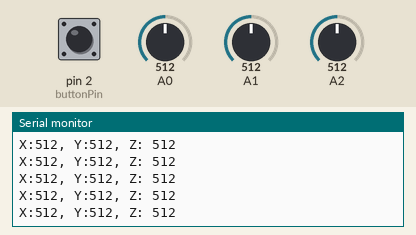
The sketch below on a simulated Arduino Uno, built with avr-gcc and run on an emulated ATmega328P. Parts: the last lines printed to the serial monitor. The inputs (shaded band) are chosen by the test bench; at power-on: A0 = 512, A1 = 512, A2 = 512, pin 2 (buttonPin) HIGH.

Above: at 1.2 s.
1.3 s: A0 set to 716
At 1.73 s:
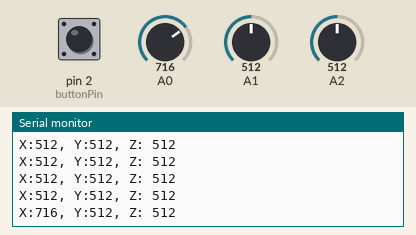
2.8 s: A1 set to 716
At 3.02 s:
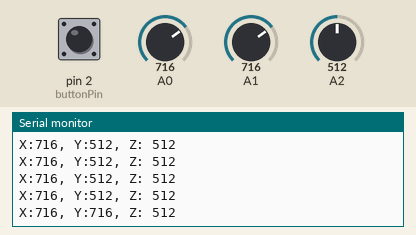
4.3 s: A2 set to 716
At 4.31 s:
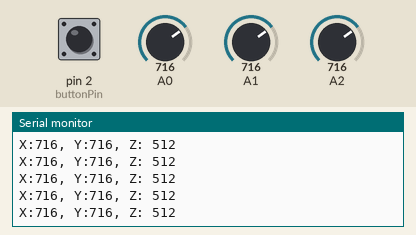
5.8 s: A0 set to 900
At 5.85 s:
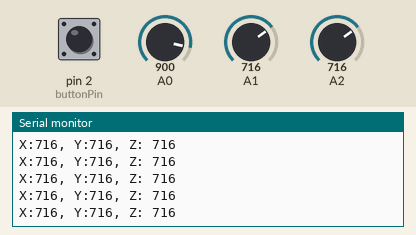
7.3 s: A1 set to 900
At 7.39 s:
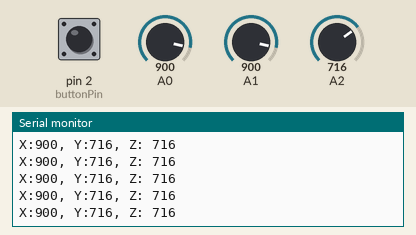
8.8 s: A2 set to 900
At 8.94 s:
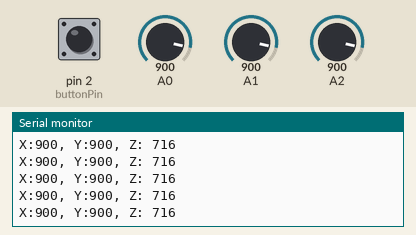
Timing chart, 0 to 11.3 s (numbered marks = the images above; inputs shaded):
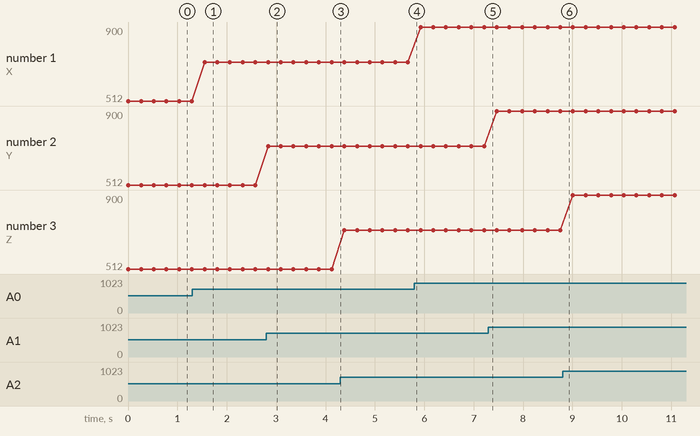

The sketch:

antennaMountAccelerometer.ino
```cpp
//THIS IS A MODIFIED ADAFRUIT EXAMPLE - KN


const int xInput = A0;
const int yInput = A1;
const int zInput = A2;
const int buttonPin = 2;

// Raw Ranges:
// initialize to mid-range and allow calibration to
// find the minimum and maximum for each axis
int xRawMin = 512;
int xRawMax = 512;

int yRawMin = 512;
int yRawMax = 512;

int zRawMin = 512;
int zRawMax = 512;

// Take multiple samples to reduce noise
const int sampleSize = 10;

// Read "sampleSize" samples and report the average
int ReadAxis(int axisPin){
  long reading = 0;
  analogRead(axisPin);
  delay(1);
  for (int i = 0; i < sampleSize; i++){
    reading += analogRead(axisPin);
  }
  return reading/sampleSize;
}

//
// Find the extreme raw readings from each axis
//
void AutoCalibrate(int xRaw, int yRaw, int zRaw){
  if (xRaw < xRawMin){
    xRawMin = xRaw;
  }
  if (xRaw > xRawMax){
    xRawMax = xRaw;
  }

  if (yRaw < yRawMin){
    yRawMin = yRaw;
  }
  if (yRaw > yRawMax){
    yRawMax = yRaw;
  }

  if (zRaw < zRawMin){
    zRawMin = zRaw;
  }
  if (zRaw > zRawMax){
    zRawMax = zRaw;
  }
}

void setup()
{
  Serial.begin(9600);
  pinMode(2, INPUT_PULLUP);
}

void loop()
{
  int xRaw = ReadAxis(xInput);
  int yRaw = ReadAxis(yInput);
  int zRaw = ReadAxis(zInput);
  AutoCalibrate(xRaw, yRaw, zRaw);
  Serial.print("X:");
  Serial.print(xRaw);
  Serial.print(", Y:");
  Serial.print(yRaw);
  Serial.print(", Z: ");
  Serial.println(zRaw);

  if (digitalRead(buttonPin) == LOW){
    //RESET VALUES
    xRawMin = 512;
    xRawMax = 512;

    yRawMin = 512;
    yRawMax = 512;

    zRawMin = 512;
    zRawMax = 512;
  }
  delay(250);
  //Serial.print("X:");
  //Serial.print((xRawMin+xRawMax)/2);
  //Serial.print(", Y:");
  //Serial.print((yRawMin+yRawMax)/2);
  //Serial.print(", Z: ");
  //Serial.println((zRawMin+zRawMax)/2);
}
```

Measured:
- after the input at 1.3 s, the serial monitor: prints a new line after 0.25 s (image 1)
- after the input at 2.8 s, the serial monitor: prints a new line at once (image 2)
- plotted number 1: 512 → 716 after the input at 1.3 s, 716 → 900 after the input at 5.8 s
